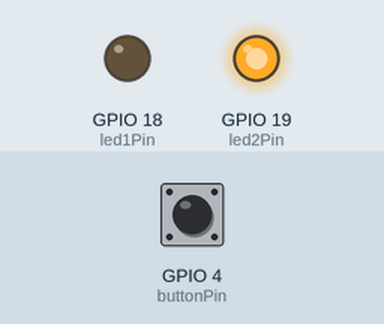
Simulated run of this program. Board: ESP32. Shown: output pins drawn as LEDs (lit = HIGH). The test bench sets the inputs (shaded band); at power-on: GPIO 4 (buttonPin) HIGH.

Above: at 1.2 s.
1.3 s: GPIO 4 (buttonPin) pulled LOW for 0.15 s
At 1.37 s:
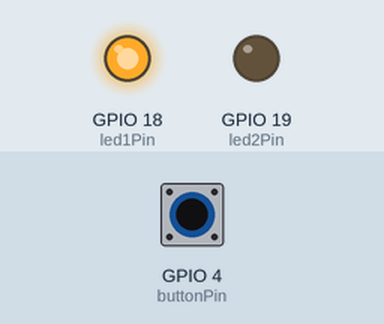
2.9 s: GPIO 4 (buttonPin) pulled LOW for 3.2 s
At 7.1 s:
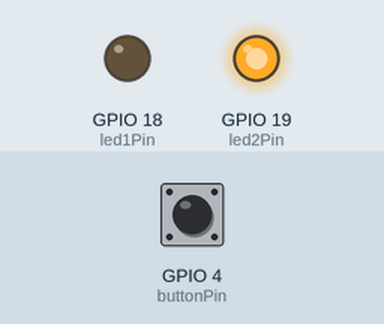
Timing chart, 0 to 8.6 s (numbered marks = the images above; inputs shaded):
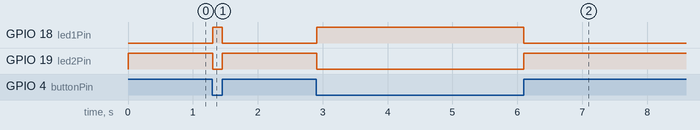

The program:

main.cpp
```cpp
#include <Arduino.h>

// Pin Definitions for DOIT ESP32 DEVKIT V1
const int buttonPin = 4;   // Pushbutton connected to GPIO 4 (D4)
const int led1Pin   = 18;  // Status LED connected to GPIO 18 (D18)
const int led2Pin   = 19;  // Opposite State LED connected to GPIO 19 (D19)

void setup() {
  pinMode(led1Pin, OUTPUT);
  pinMode(led2Pin, OUTPUT);

  // Active-LOW input with internal pull-up resistor
  pinMode(buttonPin, INPUT_PULLUP);
}

void loop() {
  int buttonState = digitalRead(buttonPin);

  if (buttonState == LOW) {
    // Button is PRESSED
    digitalWrite(led1Pin, HIGH);
    digitalWrite(led2Pin, LOW);
  } else {
    // Button is RELEASED
    digitalWrite(led1Pin, LOW);
    digitalWrite(led2Pin, HIGH);
  }

  delay(10);
}
```

Measured:
- after the input at 1.3 s, GPIO 18 (led1Pin): LOW → HIGH at once, → LOW 0.15 s later; GPIO 19 (led2Pin): HIGH → LOW at once, → HIGH 0.15 s later
- after the input at 2.9 s, GPIO 18 (led1Pin): LOW → HIGH at once, → LOW 3.2 s later; GPIO 19 (led2Pin): HIGH → LOW at once, → HIGH 3.2 s later
